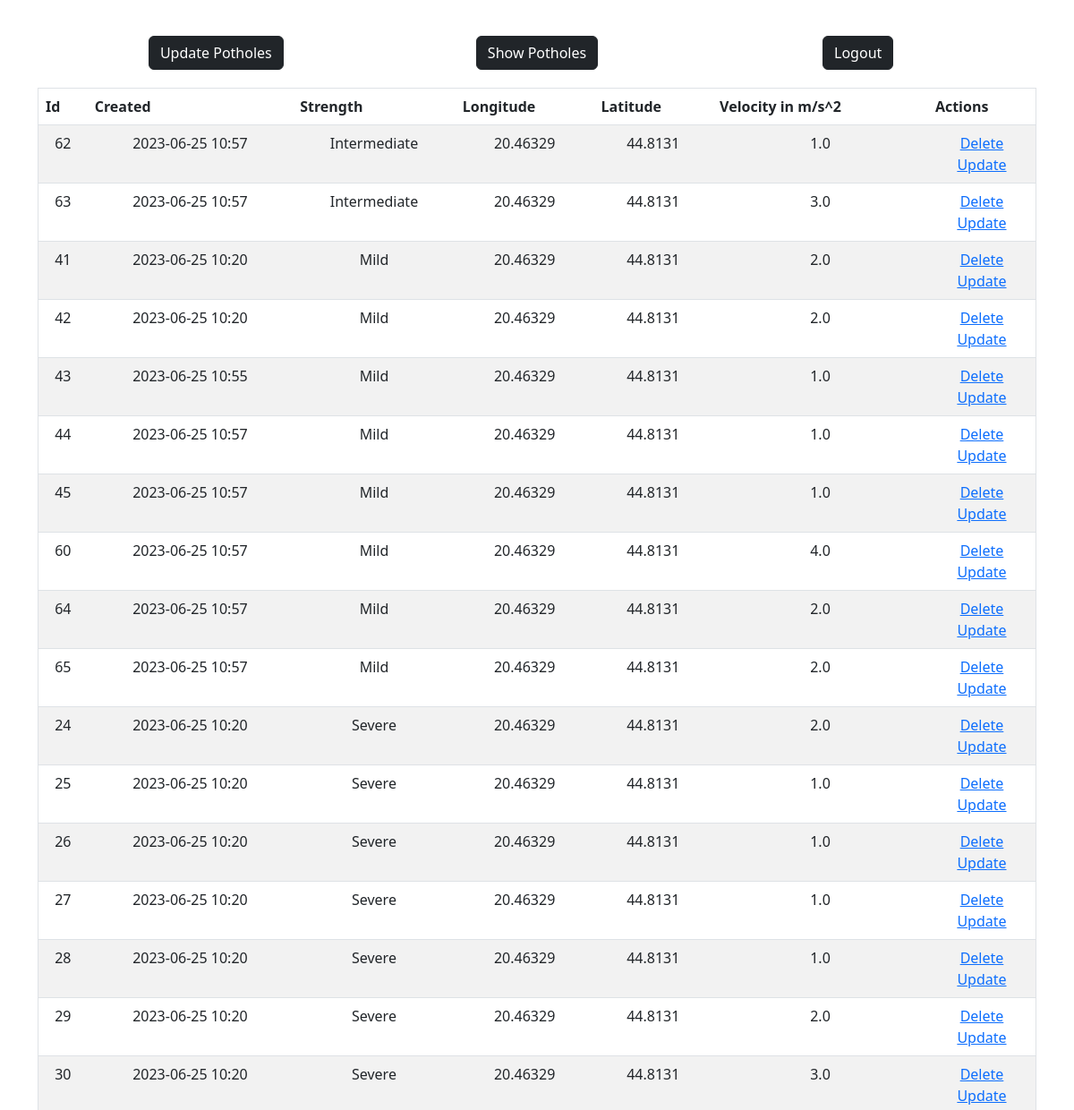
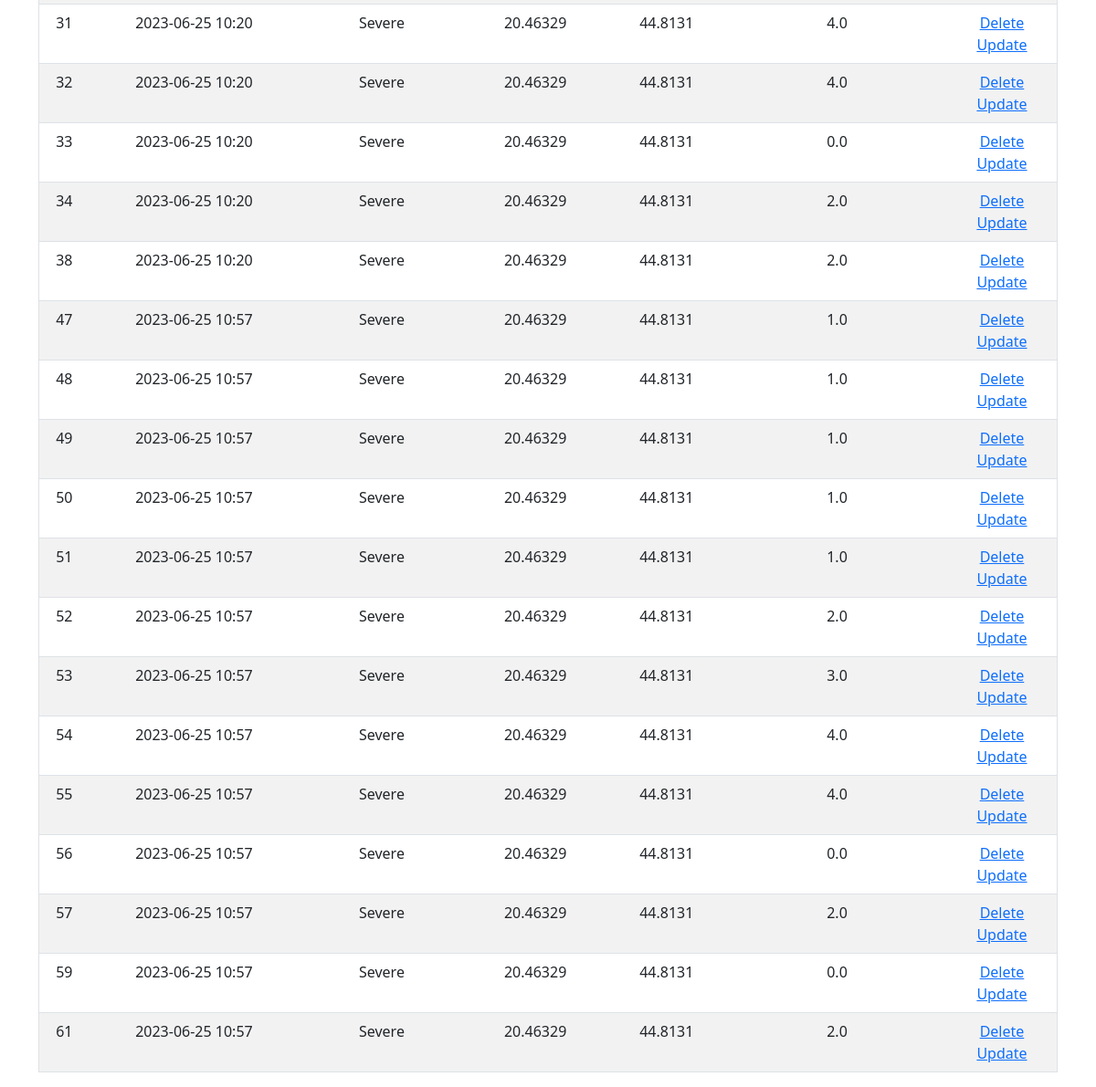
The page /adminpage on the database its author committed (2 pictures, top to bottom).
### app.py (models this page shows, shortened)
class Pothole(db.Model):
    id = db.Column(db.Integer, primary_key=True)
    longitude = db.Column(db.Float, nullable=False)
    latitude = db.Column(db.Float, nullable=False)
    accel = db.Column(db.Float, nullable=False)
    strength = db.Column(db.String, nullable=False)
    datetime = db.Column(db.DateTime, default=datetime.utcnow)

### app.py (the view)
@app.route('/adminpage', methods=['GET','POST'])
def adminpage():
    if request.method == 'POST':
        potholes_to_add = []
        with open('server/accelerometer.txt', 'r') as file1, open('server/gyroscope.txt', 'r') as file2, open('server/location.txt', 'r') as file3:
            for line1, line2, line3 in zip(file1, file2, file3):
                adict = ast.literal_eval(line1)
                gdict = ast.literal_eval(line2)
                ldict = ast.literal_eval(line3)
                total_acceleration = abs(float(gdict['x'])) + abs(float(gdict['y'])) + abs(float(gdict['z']))
                if 1.5 < total_acceleration < 3:
                    accel = round(math.sqrt(float(adict['z'])**2 + float(adict['x'])**2 + float(adict['y'])**2) * 0.1)
                    long = float(ldict['longitude'])
                    lat = float(ldict['latitude'])
                    new_pothole = Pothole(strength='Mild', accel=accel, longitude=long, latitude=lat)
                    potholes_to_add.append(new_pothole)
                elif 3 <= total_acceleration < 6:
                    accel = round(math.sqrt(float(adict['z'])**2 + float(adict['x'])**2 + float(adict['y'])**2) * 0.1)
                    long = float(ldict['longitude'])
                    lat = float(ldict['latitude'])
                    new_pothole = Pothole(strength='Intermediate', accel=accel, longitude=long, latitude=lat)
                    potholes_to_add.append(new_pothole)
                elif total_acceleration >= 6:
                    accel = round(math.sqrt(float(adict['z'])**2 + float(adict['x'])**2 + float(adict['y'])**2) * 0.1)
                    long = float(ldict['longitude'])
                    lat = float(ldict['latitude'])
                    new_pothole = Pothole(strength='Severe', accel=accel, longitude=long, latitude=lat)
                    potholes_to_add.append(new_pothole)
                else:
                    pass
        for pothole in potholes_to_add:
            try:
                db.session.add(pothole)
            except:
                return "There was an issue adding your pothole"
        db.session.commit()
        return redirect('/adminpage')
    else:
        potholes = Pothole.query.order_by(Pothole.strength).all()
        return render_template('adminpage.html', potholes = potholes)

### templates/adminpage.html (shortened to what this page needs)
{% extends 'base.html' %}
{% block body %}
<div class="container">
    <div class="column1">
        <div class="buttons_display">
        <form action="/adminpage" method="POST">
            <button type="submit" class="btn btn-dark" style="display: inline-block;">Update Potholes</button>
        </form>
        <form action="/show-potholes" method="GET">
            <button type="submit" class="btn btn-dark" style="display: inline-block;">Show Potholes</button>
        </form>
        <form action="/logout">
            <button type="submit" class="btn btn-dark" style="display: inline-block;">Logout</button>
        </form>
    </div>
    </div>
    <div class="column2">
        <table class="table table-striped">
            <thead>
                <tr>
                    <th scope="col">Id</th>
                    <th scope="col">Created</th>
                    <th scope="col">Strength</th>
                    <th scope="col">Longitude</th>
                    <th scope="col">Latitude</th>
                    <th scope="col">Velocity in m/s^2</th>
                    <th scope="col">Actions</th>
                </tr>
            </thead>
            <tbody>
                {% for pothole in potholes %}
                <tr>
                    <td>{{ pothole.id }}</td>
                    <td>{{ pothole.datetime.strftime("%Y-%m-%d %H:%M") }}</td>
                    <td>{{ pothole.strength }}</td>
                    <td>{{ pothole.longitude }}</td>
                    <td>{{ pothole.latitude }}</td>
                    <td>{{ pothole.accel }}</td>
                    <td>
                        <a href="/delete/{{pothole.id}}">Delete</a>
                        <br>
                        <a href="/update/{{pothole.id}}">Update</a>
                    </td>
                </tr>
                {% endfor %}
            </tbody>
        </table>
    </div>
</div>
{% endblock %}

### static/css/main.css (style rules this page uses)
body, html { margin: 0; font-family: sans-serif; }
table, td, th { border: 1px solid white; }
table { border-collapse: collapse; width: 100%; }
th { height: 30px; }
td { text-align: center; padding: 5px; }
form { display: inline-grid; justify-content: center; margin-top: 20px; margin-left: auto; margin-right: auto; width: 100%; }
.column1 { flex: 1; }
.column2 { flex: 2; }
.buttons_display { display: flex; padding: 20px; }

### rows shown on the page
Pothole: id "62", datetime "2023-06-25 10:57", strength "Intermediate", longitude "20.46329", latitude "44.8131", accel "1.0"
Pothole: id "63", datetime "2023-06-25 10:57", strength "Intermediate", longitude "20.46329", latitude "44.8131", accel "3.0"
Pothole: id "41", datetime "2023-06-25 10:20", strength "Mild", longitude "20.46329", latitude "44.8131", accel "2.0"
Pothole: id "42", datetime "2023-06-25 10:20", strength "Mild", longitude "20.46329", latitude "44.8131", accel "2.0"
Pothole: id "43", datetime "2023-06-25 10:55", strength "Mild", longitude "20.46329", latitude "44.8131", accel "1.0"
Pothole: id "44", datetime "2023-06-25 10:57", strength "Mild", longitude "20.46329", latitude "44.8131", accel "1.0"
Pothole: id "45", datetime "2023-06-25 10:57", strength "Mild", longitude "20.46329", latitude "44.8131", accel "1.0"
Pothole: id "60", datetime "2023-06-25 10:57", strength "Mild", longitude "20.46329", latitude "44.8131", accel "4.0"
Pothole: id "64", datetime "2023-06-25 10:57", strength "Mild", longitude "20.46329", latitude "44.8131", accel "2.0"
Pothole: id "65", datetime "2023-06-25 10:57", strength "Mild", longitude "20.46329", latitude "44.8131", accel "2.0"
Pothole: id "24", datetime "2023-06-25 10:20", strength "Severe", longitude "20.46329", latitude "44.8131", accel "2.0"
Pothole: id "25", datetime "2023-06-25 10:20", strength "Severe", longitude "20.46329", latitude "44.8131", accel "1.0"
Pothole: id "26", datetime "2023-06-25 10:20", strength "Severe", longitude "20.46329", latitude "44.8131", accel "1.0"
Pothole: id "27", datetime "2023-06-25 10:20", strength "Severe", longitude "20.46329", latitude "44.8131", accel "1.0"
Pothole: id "28", datetime "2023-06-25 10:20", strength "Severe", longitude "20.46329", latitude "44.8131", accel "1.0"
Pothole: id "29", datetime "2023-06-25 10:20", strength "Severe", longitude "20.46329", latitude "44.8131", accel "2.0"
Pothole: id "30", datetime "2023-06-25 10:20", strength "Severe", longitude "20.46329", latitude "44.8131", accel "3.0"
Pothole: id "31", datetime "2023-06-25 10:20", strength "Severe", longitude "20.46329", latitude "44.8131", accel "4.0"
Pothole: id "32", datetime "2023-06-25 10:20", strength "Severe", longitude "20.46329", latitude "44.8131", accel "4.0"
Pothole: id "33", datetime "2023-06-25 10:20", strength "Severe", longitude "20.46329", latitude "44.8131", accel "0.0"
Pothole: id "34", datetime "2023-06-25 10:20", strength "Severe", longitude "20.46329", latitude "44.8131", accel "2.0"
Pothole: id "38", datetime "2023-06-25 10:20", strength "Severe", longitude "20.46329", latitude "44.8131", accel "2.0"
Pothole: id "47", datetime "2023-06-25 10:57", strength "Severe", longitude "20.46329", latitude "44.8131", accel "1.0"
Pothole: id "48", datetime "2023-06-25 10:57", strength "Severe", longitude "20.46329", latitude "44.8131", accel "1.0"
Pothole: id "49", datetime "2023-06-25 10:57", strength "Severe", longitude "20.46329", latitude "44.8131", accel "1.0"
Pothole: id "50", datetime "2023-06-25 10:57", strength "Severe", longitude "20.46329", latitude "44.8131", accel "1.0"
Pothole: id "51", datetime "2023-06-25 10:57", strength "Severe", longitude "20.46329", latitude "44.8131", accel "1.0"
Pothole: id "52", datetime "2023-06-25 10:57", strength "Severe", longitude "20.46329", latitude "44.8131", accel "2.0"
Pothole: id "53", datetime "2023-06-25 10:57", strength "Severe", longitude "20.46329", latitude "44.8131", accel "3.0"
Pothole: id "54", datetime "2023-06-25 10:57", strength "Severe", longitude "20.46329", latitude "44.8131", accel "4.0"
Pothole: id "55", datetime "2023-06-25 10:57", strength "Severe", longitude "20.46329", latitude "44.8131", accel "4.0"
Pothole: id "56", datetime "2023-06-25 10:57", strength "Severe", longitude "20.46329", latitude "44.8131", accel "0.0"
Pothole: id "57", datetime "2023-06-25 10:57", strength "Severe", longitude "20.46329", latitude "44.8131", accel "2.0"
Pothole: id "59", datetime "2023-06-25 10:57", strength "Severe", longitude "20.46329", latitude "44.8131", accel "0.0"
Pothole: id "61", datetime "2023-06-25 10:57", strength "Severe", longitude "20.46329", latitude "44.8131", accel "2.0"
